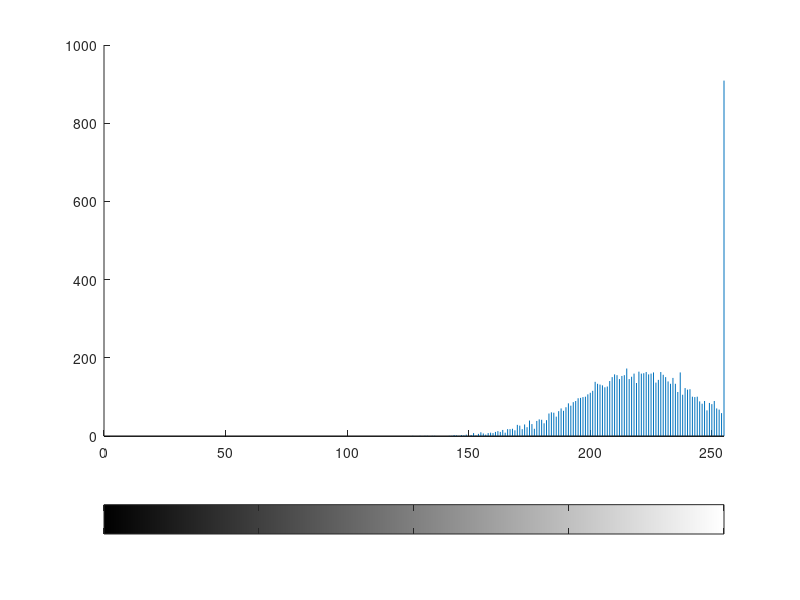
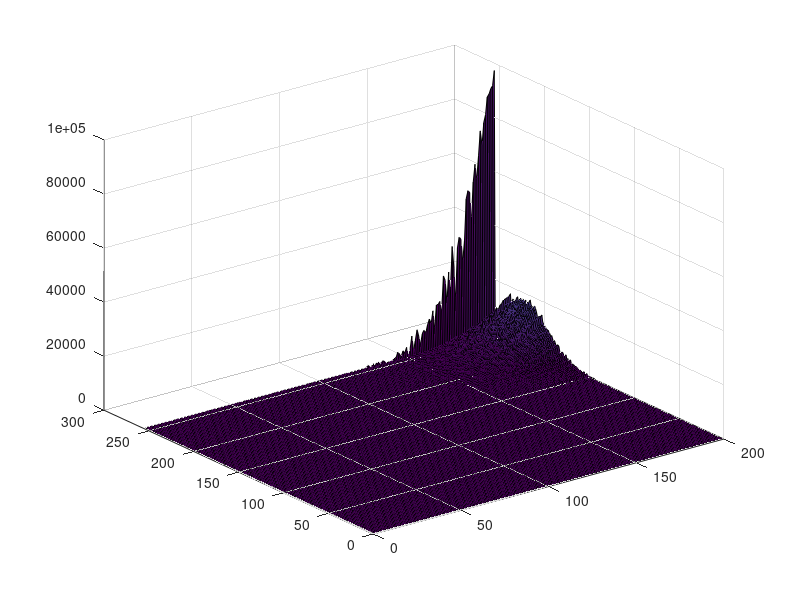

These charts were generated, in order, by the following MATLAB code:
% function o = TwoPeakGauss(m1,s1,m2,s2,d1,d2)
% d1,d2 are the size of output
clear all
clc
d1=1:200; d2= 1:300;
m1=20; s1=20; m2=200; s2=15;
r1=m1+s1*randn(100,100);
r2=m2+s2*randn(100,100);
r=r1+r2;
h=imhist(uint8(r));
figure; imhist(uint8(r));
e=h*h';
[x,y]=meshgrid(1:size(e,1),1:size(e,2));
[xq,yq]=meshgrid(d1,d2);
o=interp2(x,y,e,xq,yq,'cubic');
size(o)
figure; surf(o);


